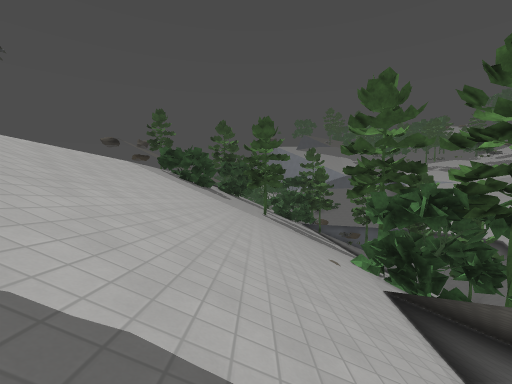
view 1 (above)

24 first-person views from a walk through a 3-D level made in the Godot game engine. The camera is 1.4 m above the floor, tilts 4° down and sees 90° across. The floor is counted in squares, 2 m on a side. Each view is taken from the middle of a square. On the plan, view 1 faces up. The plan holds only what a view shows up to about 9 squares ahead; the rest is blank. The place goes on beyond the plan. Surface patterns are stand-ins for the level's own textures.

view 2
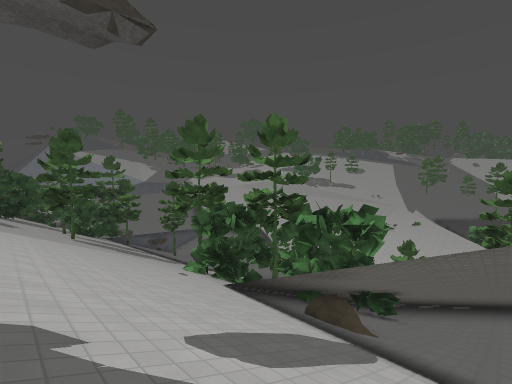

view 3
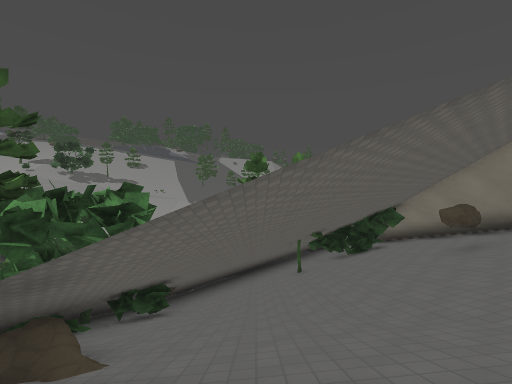

view 4
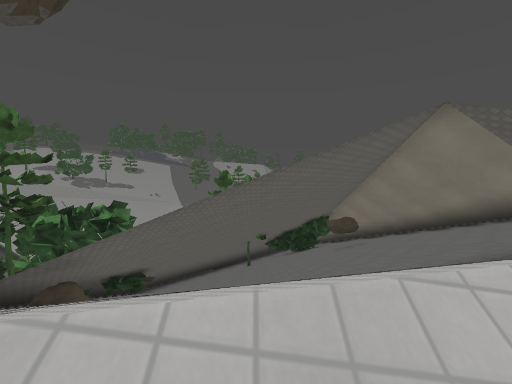

view 5
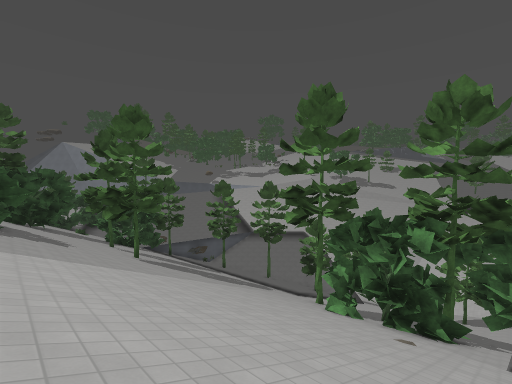

view 6
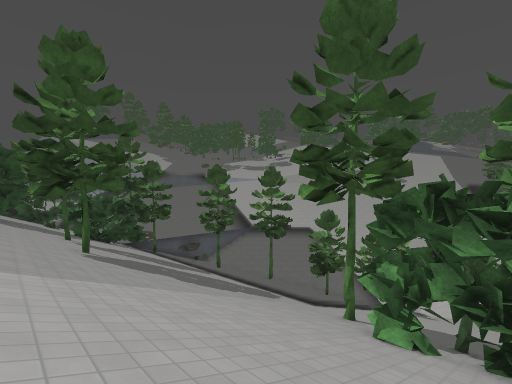

view 7
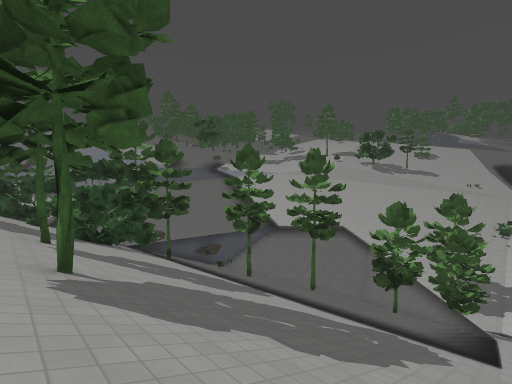

view 8
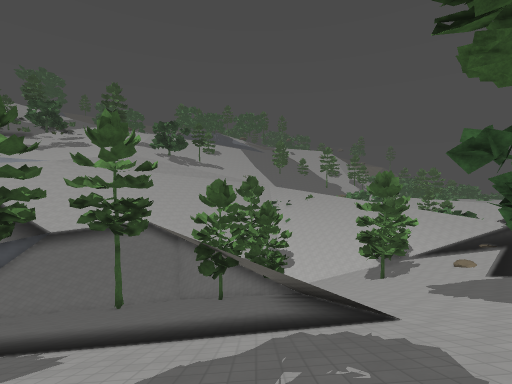

view 9
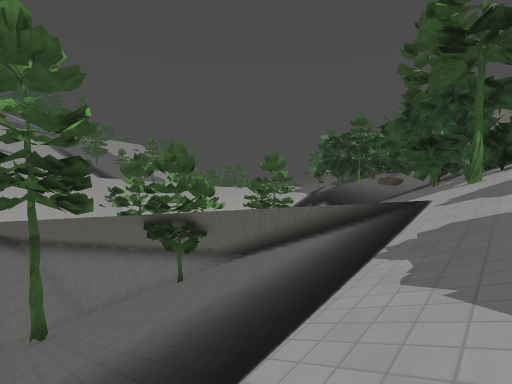

view 10
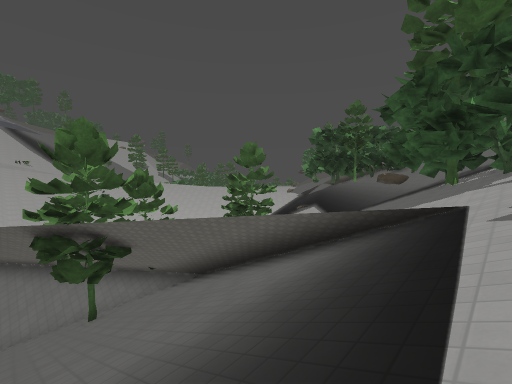

view 11
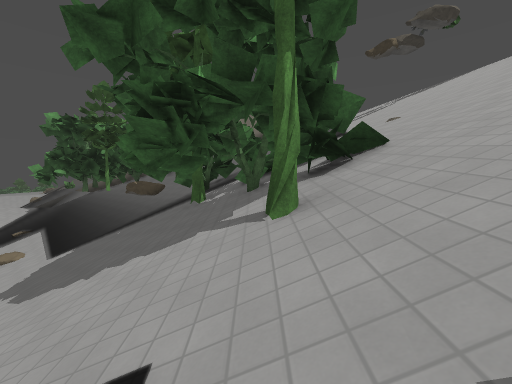

view 12
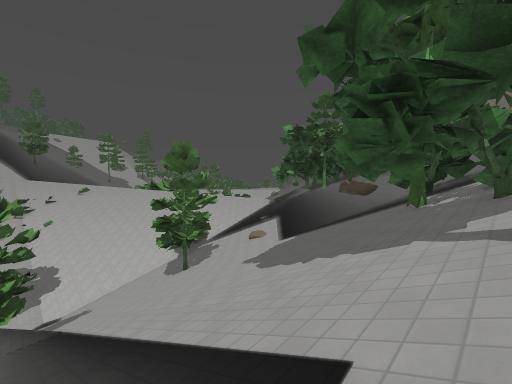

view 13
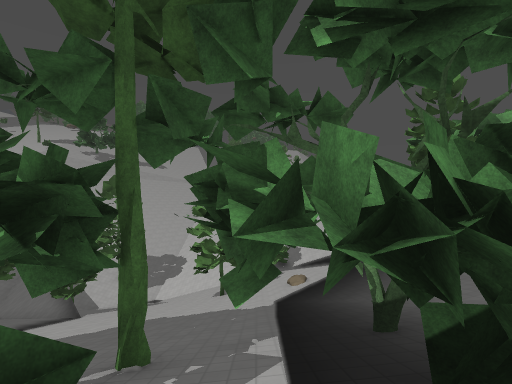

view 14
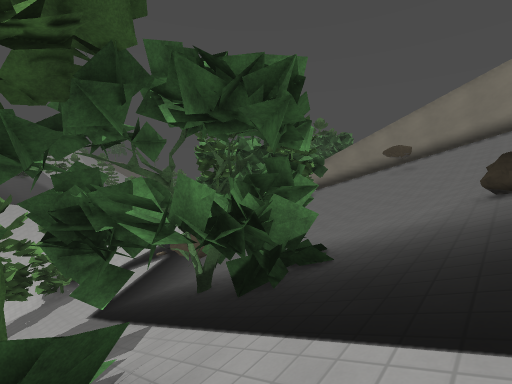

view 15
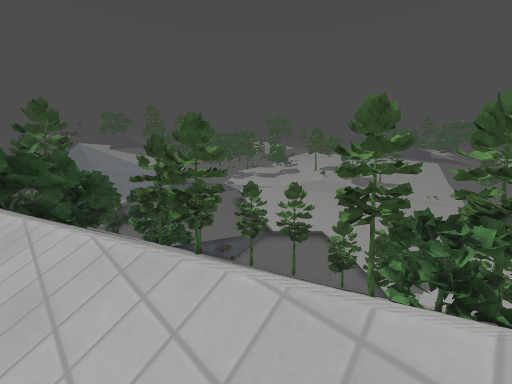

view 16
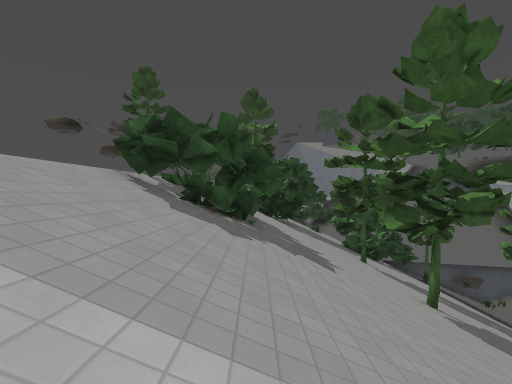

view 17
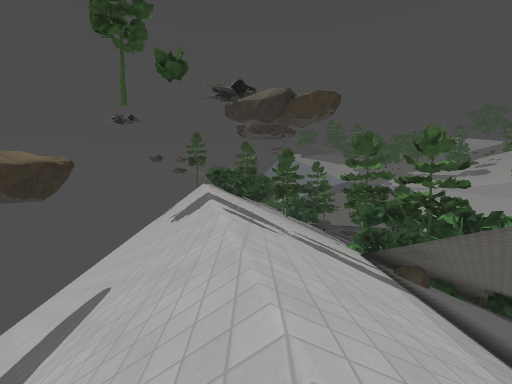

view 18
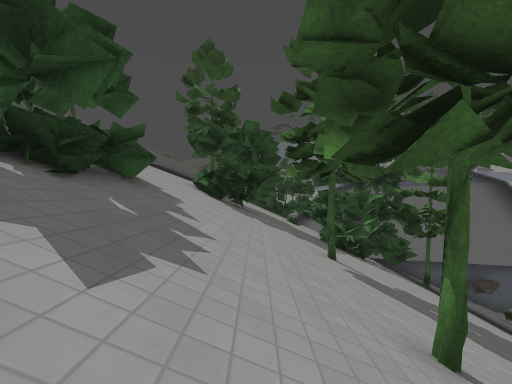

view 19
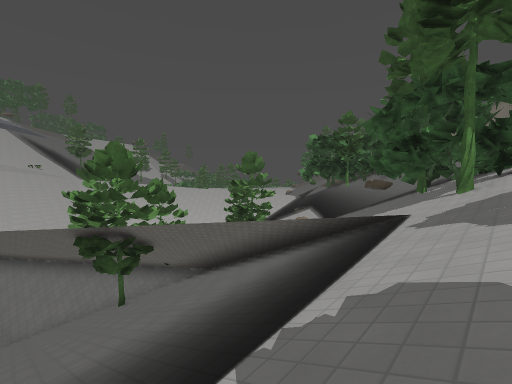

view 20
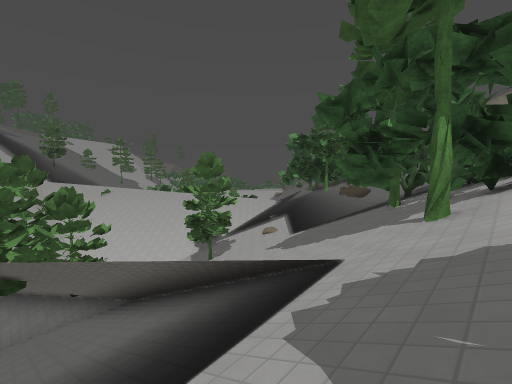

view 21
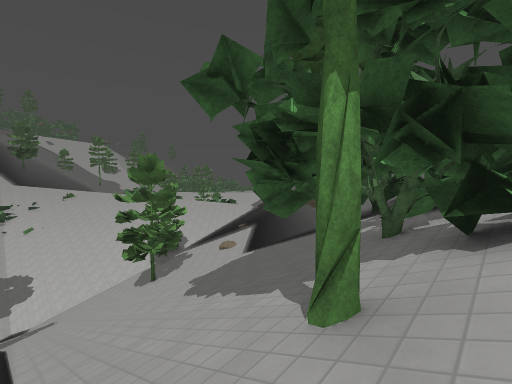

view 22
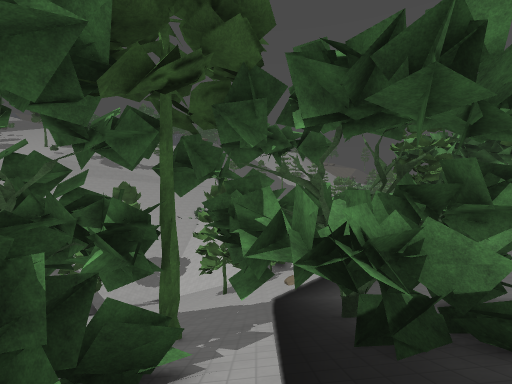

view 23
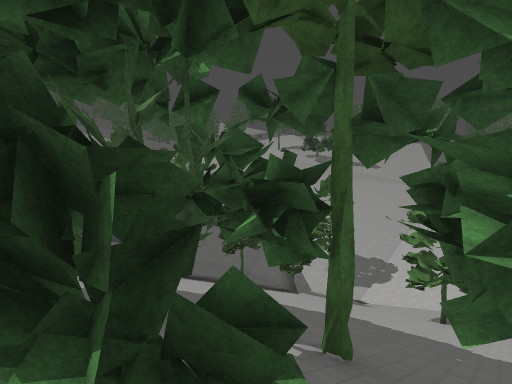

view 24
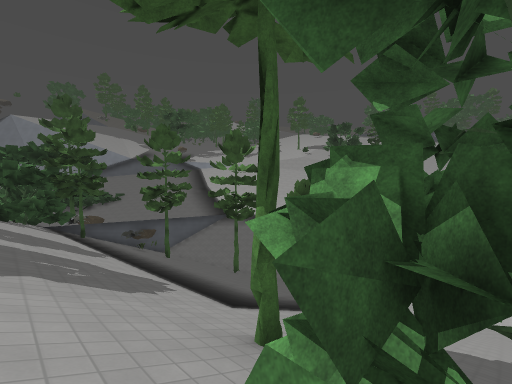

### Floor plan
Key: @ floor where view 1 was taken; # wall or solid block; x gap in a wall; . main floor; - floor 18.5 m lower than the main floor; / step, stairs or slope; = window, fence, low wall or low ledge; ^ raised ledge; v drop or lower ground.
Columns run from 8 left of view 1 to 16 right of it. Each row starts with its distance up from view 1.
 19      /////////vvvvv##^^^^
 18   ####////////vvvvv# ^^^
 17     ##////////vvvvv  ^^^^
 16     ##////////vvvv^   ^^#
 15   ####///#////vvv^^^ ^^^/
 14     //////////vv^^^^ ^^-
 13    ///////////vv^^^^^^^/
 12    ///////////v#/###/#/
 11    ///////////==////////
 10    //////////#//////////
  9    .///////////////////
  8    /////////#//////////
  7    /////////###////////
  6    //////////##////////=
  5     //////////#////////
  4     ///////=####====//
  3 //////////=v########=/
  2 //////////==v^##=^^##
  1 //////////##vvvvv^^##
  0 /////.//@/xvvvvvvv
 -1  ////////=vv=vvvvv
 -2   ///////vvvvvvv
 -3   ///////vvvvvvv
 -4    /////=vvvv=vvv
 -5      ///vvvvvvvvv
 -6       / vvvvvvvvvv
 -7          vvvvvvvvv
 -8           vvvvvvvv
 -9            vvvv vv
-10             vvv

Where each view was taken, in squares from view 1:
view 1: 0 up, 0 right, facing up
view 2: 1 down, 2 left, facing up-right
view 3: 1 down, 0 right, facing right
view 4: 3 down, 3 left, facing right
view 5: 5 up, 3 left, facing up-right
view 6: 7 up, 1 left, facing up-right
view 7: 11 up, 0 right, facing up-right
view 8: 13 up, 2 right, facing right
view 9: 19 up, 4 right, facing down-right
view 10: 16 up, 5 right, facing down-right
view 11: 12 up, 5 right, facing down
view 12: 12 up, 5 right, facing down-right
view 13: 5 up, 4 right, facing right
view 14: 6 up, 3 right, facing down-right
view 15: 6 up, 5 left, facing up-right
view 16: 10 up, 3 left, facing up
view 17: 6 down, 2 left, facing up
view 18: 13 up, 1 left, facing up
view 19: 17 up, 4 right, facing down-right
view 20: 14 up, 4 right, facing down-right
view 21: 11 up, 4 right, facing down-right
view 22: 5 up, 3 right, facing right
view 23: 5 up, 4 right, facing up-right
view 24: 8 up, 3 right, facing up-right
